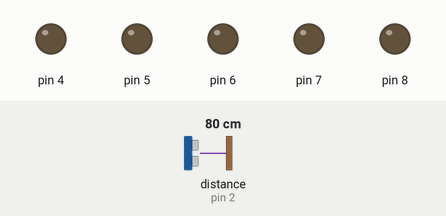
Recording of a sketch running on a simulated Arduino Uno, built with avr-gcc and run on an emulated ATmega328P. Shown: output pins drawn as LEDs (lit = HIGH). Wiring (inferred from the names in the program): ultrasonic range finder: trigger pin 3; echo pin 2. The test bench sets the inputs (shaded band); at power-on: distance to the obstacle (sensor on pin 2) 80 cm. The echo pulse lasts 58.3 µs per cm; pins used as bus, display or sensor lines are not drawn.

Above: at 1.2 s.
1.3 s: distance to the obstacle (sensor on pin 2) set to 27 cm
2.8 s: distance to the obstacle (sensor on pin 2) set to 23 cm
At 3.8 s:
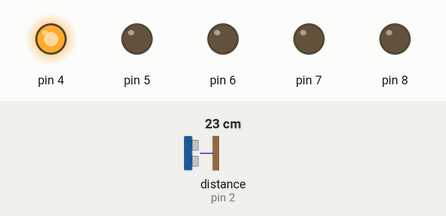
4.3 s: distance to the obstacle (sensor on pin 2) set to 19 cm
At 5.0 s:
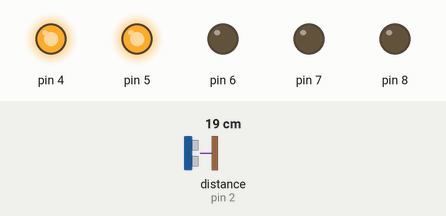
5.8 s: distance to the obstacle (sensor on pin 2) set to 17 cm
7.3 s: distance to the obstacle (sensor on pin 2) set to 13 cm
At 8.5 s:
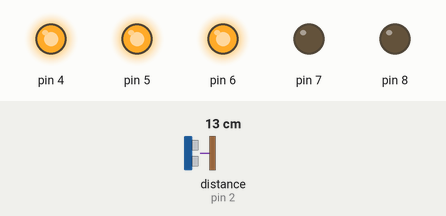
8.8 s: distance to the obstacle (sensor on pin 2) set to 18 cm
At 9.6 s:
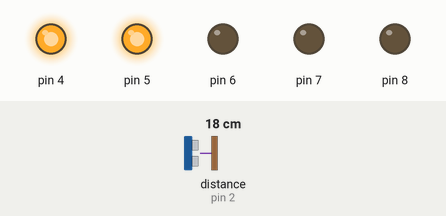
Timing chart, 0 to 11.3 s (numbered marks = the images above; inputs shaded):
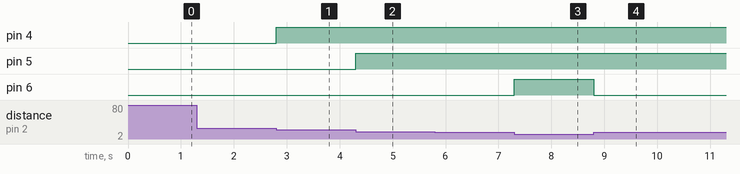

Measured:
- the behaviour switches between 26 and 25 cm on distance to the obstacle (sensor on pin 2) (found by bisection; images 0 and 1)
- the behaviour switches between 21 and 20 cm on distance to the obstacle (sensor on pin 2) (found by bisection; images 1 and 2)
- the behaviour switches between 16 and 15 cm on distance to the obstacle (sensor on pin 2) (found by bisection; images 2 and 3)
- after the input at 1.3 s, every drawn part: stays the same
- after the input at 2.8 s, pin 4: LOW → HIGH at once
- after the input at 4.3 s, pin 5: LOW → HIGH at once
- after the input at 5.8 s, every drawn part: stays the same
- after the input at 7.3 s, pin 6: LOW → HIGH at once
- after the input at 8.8 s, pin 6: HIGH → LOW at once

The sketch:

SensorPIR.ino
```cpp
const int trigPin = 3; //Emite onda
const int echoPin = 2; //Duración

int duration;
int distance;

void setup() {
  pinMode(trigPin, OUTPUT); //Define el que sale
  pinMode(echoPin, INPUT); //Define el que entra

  for(int i = 4; i < 9; i++){
    pinMode(i, OUTPUT);
  }
}

void loop(){
  digitalWrite(trigPin, LOW); //Inicial apagado
  delayMicroseconds(2);//Tiempo inicial sin onda

  digitalWrite(trigPin, HIGH);//Cuando se prende
  delayMicroseconds(11); //Duración onda en ir y volver
  digitalWrite(trigPin, LOW);//Cuando se apaga

  duration = pulseIn (echoPin, HIGH);//Enciende para medir distancia

  distance = 0.034 * duration / 2;//Mide distancia teniendo en cuenta la velocidad del sonido y la onda dividida en 2
  Serial.print("distancia: ");//Muestra distancia
  Serial.println(distance);
  if(distance < 5){//Distancia menor a 5
    for(int i = 4; i< 9; i++) {
      digitalWrite(i, HIGH);//Todos los pines encendidos
    }
  }else if (distance > 5 && distance <10){
      digitalWrite (8, LOW);
      for(int i = 4; i < 8; i++){
        digitalWrite(i, HIGH);//Todos encendidos menos el 8
      }
   }else if(distance > 10 && distance < 15){
      digitalWrite(8, LOW);
      digitalWrite(7, LOW);
      for ( int i = 4; i < 7; i++) {
        digitalWrite(i, HIGH);//Todos encendidos menos 7 y 8
      }
    }else if (distance > 15 && distance < 20) {
      digitalWrite(8, LOW);
      digitalWrite(7,LOW);
      digitalWrite(6,LOW);
      for (int i = 4; i < 6; i++) {
        digitalWrite(i, HIGH);//Todos encendidos menos 6,7 y 8
      }
     }else if (distance > 20 && distance < 25) {
      digitalWrite(8, LOW);
      digitalWrite(7,LOW);
      digitalWrite(6,LOW);
      digitalWrite(5,LOW);
      digitalWrite(4, HIGH);//Solo el 4 encendido
      }
}
```
